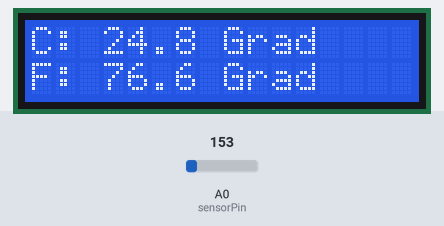
Simulated run of this sketch. Board: Arduino Uno, built with avr-gcc and run on an emulated ATmega328P. Shown: 16×2 character LCD. The test bench sets the inputs (shaded band); at power-on: A0 (sensorPin) = 153.

Above: at 2.7 s.
2.8 s: A0 (sensorPin) set to 132
At 3.9 s:
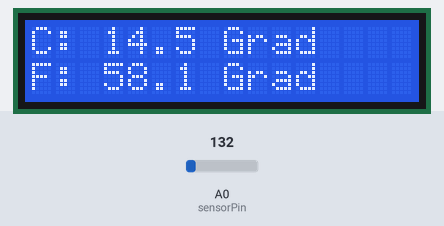
5.0 s: A0 (sensorPin) set to 111
At 6.7 s:
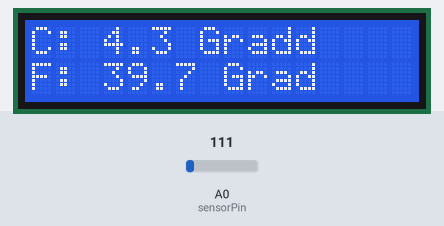
7.0 s: A0 (sensorPin) set to 133
At 8.7 s:
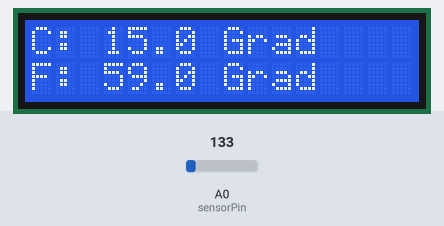
Timing chart, 0 to 10.2 s (numbered marks = the images above; inputs shaded):
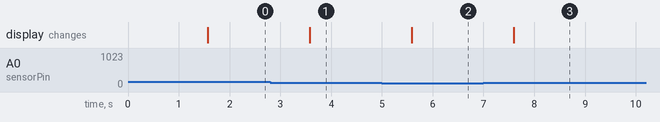

The sketch:

RamonValdez_A3.ino
```cpp
#include <LiquidCrystal.h> // Exportar la función LiquidCrystal

// Variables de tipo entero para los pines del LCD
int rs = 12, en = 11, d4 = 5, d5 = 4, d6 = 3, d7 = 2;
LiquidCrystal lcd(rs, en, d4, d5, d6, d7);

const int sensorPin = A0;
float temperaturaC; // Variable tipo float para el sensor
float temperaturaF;

void setup() {
  // Configurar píxeles 16x2
  lcd.begin(16, 2);
  // Imprimir mensaje inicial
  lcd.print("Temperatura");
  delay(1500);
  lcd.clear();
}

void loop() {
  // Uso de la función MAP con analogRead
  // Mapeamos el rango de lectura (0-1023) a los valores crudos del TMP36 (-50 a 125 grados * 100)
  long valorMapeado = map(analogRead(sensorPin), 0, 1023, -5000, 45000);

  // Dividir el valor entre 100 para obtener Celsius
  temperaturaC = valorMapeado / 100.0;

  // Calcular Fahrenheit
  temperaturaF = (temperaturaC * 9.0 / 5.0) + 32.0;

  // Mandar a imprimir en la pantalla LCD
  lcd.setCursor(0, 0);
  lcd.print("C: ");
  lcd.print(temperaturaC, 1);
  lcd.print(" Grad");

  lcd.setCursor(0, 1);
  lcd.print("F: ");
  lcd.print(temperaturaF, 1);
  lcd.print(" Grad");

  delay(1000);
}
```

Measured:
- the behaviour switches between 123 and 122 on A0 (sensorPin) (found by bisection; images 1 and 2)
- after the input at 2.8 s, the display: changes after 0.78 s (image 1)
- after the input at 5.0 s, the display: changes after 0.59 s (image 2)
- after the input at 7.0 s, the display: changes after 0.59 s (image 3)
